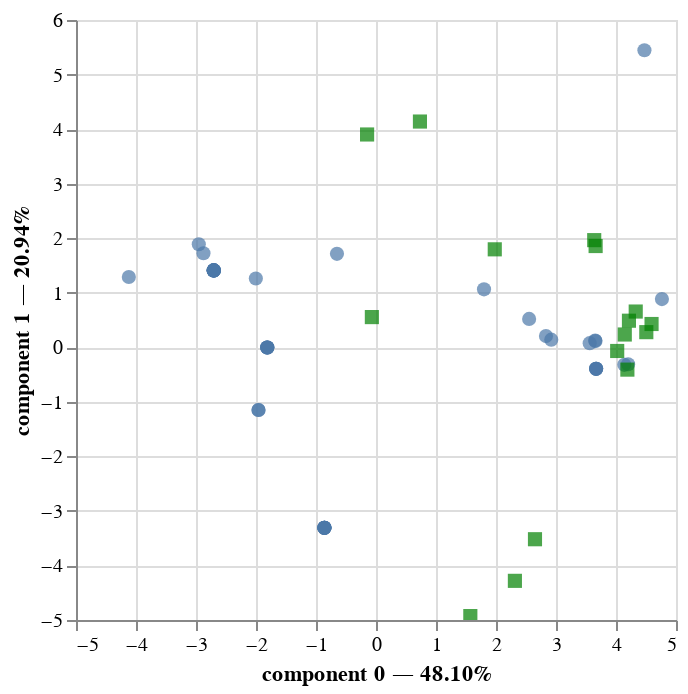

The code cell stored with this chart in its notebook:
### Markdown cell above
Clearly there are some correlations. But it's hard to see exactly what's going on. This is the value of PCA: it can help summarize a numeric dataset, which is practical when there are many columns.

### Code cell
import prince

pca = prince.PCA(n_components=5)
pca = pca.fit(drinks)
pca.plot(drinks, x_component=0, y_component=1)

### Figure 1 — Vega-Lite specification as saved in the notebook (floating-point values rounded to 4 significant figures)
{"config": {"view": {"continuousWidth": 300, "continuousHeight": 300}}, "layer": [{"data": {"name": "data-ee4bc269a1c9f6cc9d3b424220b0eaf5"}, "mark": {"type": "circle", "size": 50}, "encoding": {"tooltip": [{"field": "LCI Name", "type": "nominal"}, {"field": "component 0", "type": "quantitative"}, {"field": "component 1", "type": "quantitative"}], "x": {"axis": {"title": "component 0 — 48.10%"}, "field": "component 0", "scale": {"zero": false}, "type": "quantitative"}, "y": {"axis": {"title": "component 1 — 20.94%"}, "field": "component 1", "scale": {"zero": false}, "type": "quantitative"}}, "name": "view_1"}, {"data": {"name": "data-7fd9143c92f8bd2937bc602aac971ed9"}, "mark": {"type": "square", "color": "green", "size": 50}, "encoding": {"tooltip": [{"field": "variable", "type": "nominal"}], "x": {"field": "component 0", "scale": {"zero": false}, "type": "quantitative"}, "y": {"field": "component 1", "scale": {"zero": false}, "type": "quantitative"}}}], "params": [{"name": "param_1", "select": {"type": "interval", "encodings": ["x", "y"]}, "bind": "scales", "views": ["view_1"]}], "$schema": "https://vega.github.io/schema/vega-lite/v5.15.1.json", "datasets": {"data-ee4bc269a1c9f6cc9d3b424220b0eaf5": [{"LCI Name": "Pure alcohol", "component 0": -2.704, "component 1": 1.409, "component 2": -1.402, "component 3": -0.897, "component 4": -0.2997, "label": "Pure alcohol"}, {"LCI Name": "Wine-based aperitif", "component 0": 1.8, "component 1": 1.062, "component 2": 0.9327, "component 3": -1.054, "component 4": 0.3113, "label": "Wine-based aperitif"}, {"LCI Name": "Beer, regular (4-5° alcohol)", "component 0": -0.8601, "component 1": -3.31, "component 2": -0.9386, "component 3": 0.5656, "component 4": 0.5262, "label": "Beer, regular (4-5° alcohol)"}, {"LCI Name": "Beer, \"specialty\", from abbey or regional (varying alcohol content)", "component 0": -0.8601, "component 1": -3.31, "component 2": -0.9386, "component 3": 0.5656, "component 4": 0.5262, "label": "Beer, \"specialty\", from abbey or regional (varying alcohol content)"}, {"LCI Name": "Beer, special (5-6° alcohol)", "component 0": -0.8601, "component 1": -3.31, "component 2": -0.9386, "component 3": 0.5656, "component 4": 0.5262, "label": "Beer, special (5-6° alcohol)"}, {"LCI Name": "Beer, dark", "component 0": -0.8601, "component 1": -3.31, "component 2": -0.9386, "component 3": 0.5656, "component 4": 0.5262, "label": "Beer, dark"}, {"LCI Name": "Beer, low alcohol-content (3° alcohol)", "component 0": -0.8601, "component 1": -3.31, "component 2": -0.9386, "component 3": 0.5656, "component 4": 0.5262, "label": "Beer, low alcohol-content (3° alcohol)"}, {"LCI Name": "Beer, strong (>8° alcohol)", "component 0": -0.8601, "component 1": -3.31, "component 2": -0.9386, "component 3": 0.5656, "component 4": 0.5262, "label": "Beer, strong (>8° alcohol)"}, {"LCI Name": "Beer, alcohol-free (<1,2° alcohol)", "component 0": -0.8601, "component 1": -3.31, "component 2": -0.9386, "component 3": 0.5656, "component 4": 0.5262, "label": "Beer, alcohol-free (<1,2° alcohol)"}, {"LCI Name": "Champagne", "component 0": 3.669, "component 1": -0.396, "component 2": 0.4127, "component 3": -1.246, "component 4": 0.1864, "label": "Champagne"}, {"LCI Name": "Flavoured cider", "component 0": -1.812, "component 1": -0.004487, "component 2": 1.841, "component 3": 1.672, "component 4": -1.231, "label": "Flavoured cider"}, {"LCI Name": "Cider, half-dry", "component 0": -1.812, "component 1": -0.004487, "component 2": 1.841, "component 3": 1.672, "component 4": -1.231, "label": "Cider, half-dry"}, {"LCI Name": "Cider, dry", "component 0": -1.812, "component 1": -0.004487, "component 2": 1.841, "component 3": 1.672, "component 4": -1.231, "label": "Cider, dry"}, {"LCI Name": "Cider, sweet", "component 0": -1.812, "component 1": -0.004487, "component 2": 1.841, "component 3": 1.672, "component 4": -1.231, "label": "Cider, sweet"}, {"LCI Name": "Cider", "component 0": -1.812, "component 1": -0.004487, "component 2": 1.841, "component 3": 1.672, "component 4": -1.231, "label": "Cider"}, {"LCI Name": "Rum-based cocktail", "component 0": -2.954, "component 1": 1.888, "component 2": 1.575, "component 3": -0.1487, "component 4": 0.6446, "label": "Rum-based cocktail"}, {"LCI Name": "Whiskey-based cocktail", "component 0": -4.119, "component 1": 1.287, "component 2": 0.9141, "component 3": -1.265, "component 4": 0.1576, "label": "Whiskey-based cocktail"}, {"LCI Name": "Cocktail, alcohol-free (juices and syrup-based cocktail)", "component 0": -2.003, "component 1": 1.26, "component 2": 3.112, "component 3": 0.524, "component 4": 1.922, "label": "Cocktail, alcohol-free (juices and syrup-based cocktail)"}, {"LCI Name": "Cocktail, punch type, 16% alcohol", "component 0": -0.6507, "component 1": 1.713, "component 2": 2.395, "component 3": 1.176, "component 4": 2.127, "label": "Cocktail, punch type, 16% alcohol"}, {"LCI Name": "Blackcurrant liqueur", "component 0": 4.765, "component 1": 0.884, "component 2": -1.278, "component 3": 2.645, "component 4": -1.417, "label": "Blackcurrant liqueur"}, {"LCI Name": "Clear fruit brandy or eau-de-vie", "component 0": -2.876, "component 1": 1.723, "component 2": -1.211, "component 3": -0.9517, "component 4": -0.3272, "label": "Clear fruit brandy or eau-de-vie"}, {"LCI Name": "Spirit made from wine, armagnac or cognac type", "component 0": -2.704, "component 1": 1.409, "component 2": -1.402, "component 3": -0.897, "component 4": -0.2997, "label": "Spirit made from wine, armagnac or cognac type"}, {"LCI Name": "Gin", "component 0": -2.704, "component 1": 1.409, "component 2": -1.402, "component 3": -0.897, "component 4": -0.2997, "label": "Gin"}, {"LCI Name": "Kir (Cocktail of white wine with red fruit liqueur)", "component 0": 4.139, "component 1": -0.3218, "component 2": -0.1637, "component 3": -0.3442, "component 4": -0.1706, "label": "Kir (Cocktail of white wine with red fruit liqueur)"}, {"LCI Name": "Champagne kir (Cocktail of champagne with red fruit liqueur)", "component 0": 4.202, "component 1": -0.3109, "component 2": -0.2477, "component 3": -0.2109, "component 4": -0.2232, "label": "Champagne kir (Cocktail of champagne with red fruit liqueur)"}, {"LCI Name": "Liqueur", "component 0": 4.474, "component 1": 5.445, "component 2": -2.807, "component 3": 4.176, "component 4": 2.088, "label": "Liqueur"}, {"LCI Name": "Marsala wine", "component 0": 3.653, "component 1": 0.1229, "component 2": 0.8529, "component 3": -1.497, "component 4": -0.662, "label": "Marsala wine"}, {"LCI Name": "Shandy (beer + lemonade)", "component 0": -1.959, "component 1": -1.149, "component 2": 0.4781, "component 3": 0.2074, "component 4": 0.6936, "label": "Shandy (beer + lemonade)"}, {"LCI Name": "Shandy, prepacked (<1° alcohol)", "component 0": -1.959, "component 1": -1.149, "component 2": 0.4781, "component 3": 0.2074, "component 4": 0.6936, "label": "Shandy, prepacked (<1° alcohol)"}, {"LCI Name": "Pastis (anise-flavoured spirit)", "component 0": -2.704, "component 1": 1.409, "component 2": -1.402, "component 3": -0.897, "component 4": -0.2997, "label": "Pastis (anise-flavoured spirit)"}, {"LCI Name": "Sparkling fruit wine", "component 0": 2.921, "component 1": 0.1389, "component 2": -0.1666, "component 3": -0.5625, "component 4": 0.184, "label": "Sparkling fruit wine"}, {"LCI Name": "Rum", "component 0": -2.704, "component 1": 1.409, "component 2": -1.402, "component 3": -0.897, "component 4": -0.2997, "label": "Rum"}, {"LCI Name": "Sake or rice wine", "component 0": -2.704, "component 1": 1.409, "component 2": -1.402, "component 3": -0.897, "component 4": -0.2997, "label": "Sake or rice wine"}, {"LCI Name": "Sangria", "component 0": 3.562, "component 1": 0.07543, "component 2": -1.176, "component 3": 1.545, "component 4": -1.725, "label": "Sangria"}, {"LCI Name": "Wine, white, sparkling", "component 0": 3.669, "component 1": -0.396, "component 2": 0.4127, "component 3": -1.246, "component 4": 0.1864, "label": "Wine, white, sparkling"}, {"LCI Name": "Wine, white, sparkling, flavoured", "component 0": 3.669, "component 1": -0.396, "component 2": 0.4127, "component 3": -1.246, "component 4": 0.1864, "label": "Wine, white, sparkling, flavoured"}, {"LCI Name": "Wine, white, dry", "component 0": 3.669, "component 1": -0.396, "component 2": 0.4127, "component 3": -1.246, "component 4": 0.1864, "label": "Wine, white, dry"}, {"LCI Name": "Wine, white, sweet", "component 0": 2.552, "component 1": 0.5195, "component 2": 1.508, "component 3": -1.736, "component 4": 0.3141, "label": "Wine, white, sweet"}, {"LCI Name": "Wine, rose", "component 0": 2.833, "component 1": 0.2055, "component 2": 0.8932, "component 3": -1.376, "component 4": 0.1744, "label": "Wine, rose"}, {"LCI Name": "Wine, red", "component 0": 3.658, "component 1": 0.1135, "component 2": 0.847, "component 3": -1.495, "component 4": -0.6616, "label": "Wine, red"}, {"LCI Name": "Vodka", "component 0": -2.704, "component 1": 1.409, "component 2": -1.402, "component 3": -0.897, "component 4": -0.2997, "label": "Vodka"}, {"LCI Name": "Whisky", "component 0": -2.704, "component 1": 1.409, "component 2": -1.402, "component 3": -0.897, "component 4": -0.2997, "label": "Whisky"}], "data-7fd9143c92f8bd2937bc602aac971ed9": [{"variable": "Changement climatique", "component 0": 4.19, "component 1": -0.4096, "component 2": -0.9468, "component 3": 1.046, "component 4": -0.4344, "label": "Changement climatique"}, {"variable": "Couche d'ozone", "component 0": 2.315, "component 1": -4.282, "component 2": -0.831, "component 3": 0.7801, "component 4": 0.08129, "label": "Couche d'ozone"}, {"variable": "Rayonnements", "component 0": 1.572, "component 1": -4.927, "component 2": -0.5306, "component 3": 0.1792, "component 4": 0.3067, "label": "Rayonnements"}, {"variable": "Formation d'ozone", "component 0": -0.1485, "component 1": 3.901, "component 2": -1.747, "component 3": -1.325, "component 4": -0.2561, "label": "Formation d'ozone"}, {"variable": "Particules fines", "component 0": 0.7324, "component 1": 4.138, "component 2": -1.913, "component 3": 0.4951, "component 4": -0.005718, "label": "Particules fines"}, {"variable": "Effets non-cancéreux", "component 0": 4.146, "component 1": 0.2341, "component 2": 0.6422, "component 3": -1.763, "component 4": -0.09397, "label": "Effets non-cancéreux"}, {"variable": "Effets cancéreux", "component 0": 4.329, "component 1": 0.6551, "component 2": 0.894, "component 3": -0.8878, "component 4": 0.1237, "label": "Effets cancéreux"}, {"variable": "Acidification terrestre/eau douce", "component 0": 3.637, "component 1": 1.964, "component 2": -0.6006, "component 3": 1.796, "component 4": 0.3817, "label": "Acidification terrestre/eau douce"}, {"variable": "Eutrophisation eau douce", "component 0": 4.505, "component 1": 0.2773, "component 2": -0.05918, "component 3": 0.0836, "component 4": -0.3295, "label": "Eutrophisation eau douce"}, {"variable": "Eutrophisation marine", "component 0": 4.592, "component 1": 0.4266, "component 2": 0.2647, "component 3": -0.7126, "component 4": 0.06497, "label": "Eutrophisation marine"}, {"variable": "Eutrophisation terrestre", "component 0": 3.66, "component 1": 1.856, "component 2": -0.3716, "component 3": 1.812, "component 4": 0.4295, "label": "Eutrophisation terrestre"}, {"variable": "Écotoxicité eau douce", "component 0": 1.979, "component 1": 1.796, "component 2": 1.654, "component 3": 1.686, "component 4": 0.8619, "label": "Écotoxicité eau douce"}, {"variable": "Utilisation sol", "component 0": 4.216, "component 1": 0.4869, "component 2": 0.5689, "component 3": -1.594, "component 4": -0.08124, "label": "Utilisation sol"}, {"variable": "Épuisement ressources eau", "component 0": -0.06879, "component 1": 0.5533, "component 2": 1.277, "component 3": 2.868, "component 4": -1.212, "label": "Épuisement ressources eau"}, {"variable": "Épuisement ressources énergétiques", "component 0": 2.65, "component 1": -3.519, "component 2": -1.504, "component 3": 0.4965, "component 4": -0.08245, "label": "Épuisement ressources énergétiques"}, {"variable": "Épuisement ressources minéraux", "component 0": 4.02, "component 1": -0.068, "component 2": 0.5794, "component 3": -0.9659, "component 4": -0.5056, "label": "Épuisement ressources minéraux"}]}}
